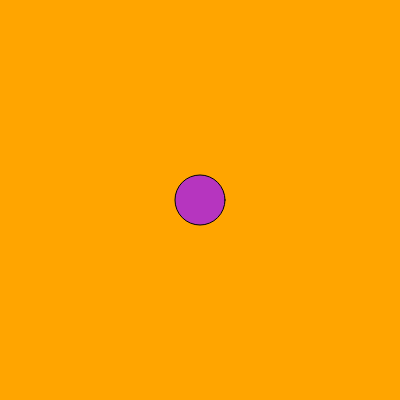
Frame 1 (no input)
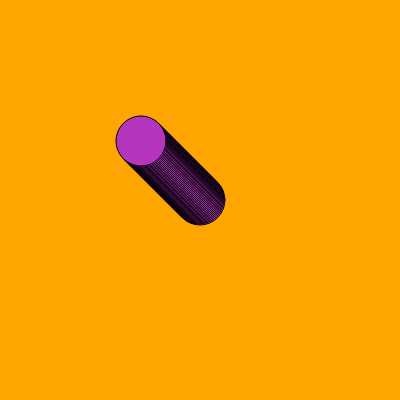
Frame 60 (no input)
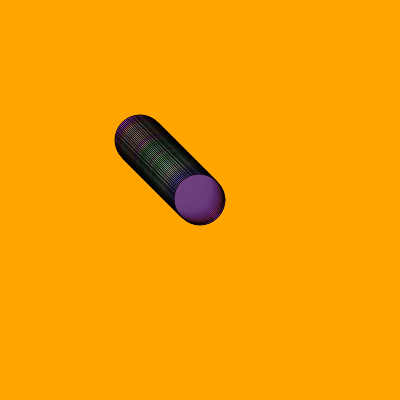
Frame 120 (the mouse pressed at the canvas centre since frame 60)

The p5.js sketch that drew these frames (run headless with seeded random() and noise() and a simulated clock; from frame 60 on, the mouse is pressed at the canvas centre):

// p5.js sketch
// ── sketch.js
let cor;
 let posicaoHorizontal;//x
let posicaoVertical;//y

function setup() {
  createCanvas(400, 400);
  background("orange");
  cor=color (random(0,255),random(0,255),random(0,255));
  posicaoHorizontal=200;
  posicaoVertical=200;
}

function draw() {
  fill(cor);
  circle(posicaoHorizontal,posicaoVertical,50);
  
  if(mouseX < posicaoHorizontal){
    posicaoHorizontal--;
}
  if(mouseX > posicaoHorizontal){
    posicaoHorizontal++;
}
  if(mouseY < posicaoVertical){
    posicaoVertical--;
}
 if(mouseY > posicaoVertical){
    posicaoVertical++;
 } 
  
  if (mouseIsPressed){cor=color (random(0,255),random(0,255),random(0,255), random(0,100));
    
  }
}
  
